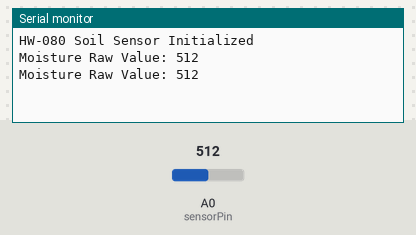
Bench run of a sketch on a simulated Arduino Uno, built with avr-gcc and run on an emulated ATmega328P. On the bench: the last lines printed to the serial monitor. The inputs (shaded band) are chosen by the test bench; at power-on: A0 (sensorPin) = 512.

Above: at 1.8 s.
1.9 s: A0 (sensorPin) set to 716
At 2.4 s:
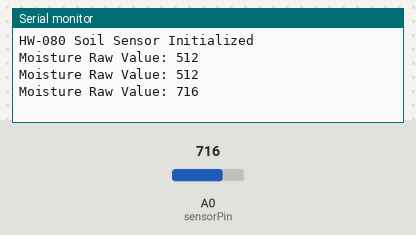
3.4 s: A0 (sensorPin) set to 900
At 4.8 s:
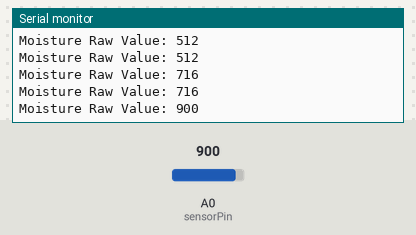
Timing chart, 0 to 6.4 s (numbered marks = the images above; inputs shaded):
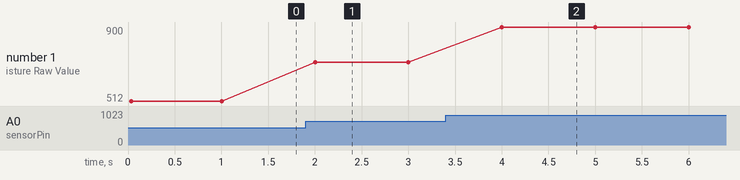

Measured:
- after the input at 1.9 s, the serial monitor: prints a new line after 0.10 s (image 1)
- after the input at 3.4 s, the serial monitor: prints a new line after 0.60 s (image 2)
- plotted number 1: 512 → 716 after the input at 1.9 s, 716 → 900 after the input at 3.4 s

The sketch:

soilmoist.ino
```cpp
const int sensorPin = A0; // Analog pin connected to sensor AOUT
int moistureValue = 0;    // Variable to store the incoming reading

void setup() {
  Serial.begin(9600);     // Initialize serial communication at 9600 baud
  Serial.println("HW-080 Soil Sensor Initialized");
}

void loop() {
  moistureValue = analogRead(sensorPin); // Read the analog value from the sensor

  Serial.print("Moisture Raw Value: ");
  Serial.println(moistureValue);         // Print the raw ADC value (0-1023)

  delay(1000);                           // Wait 1 second between readings
}
```
